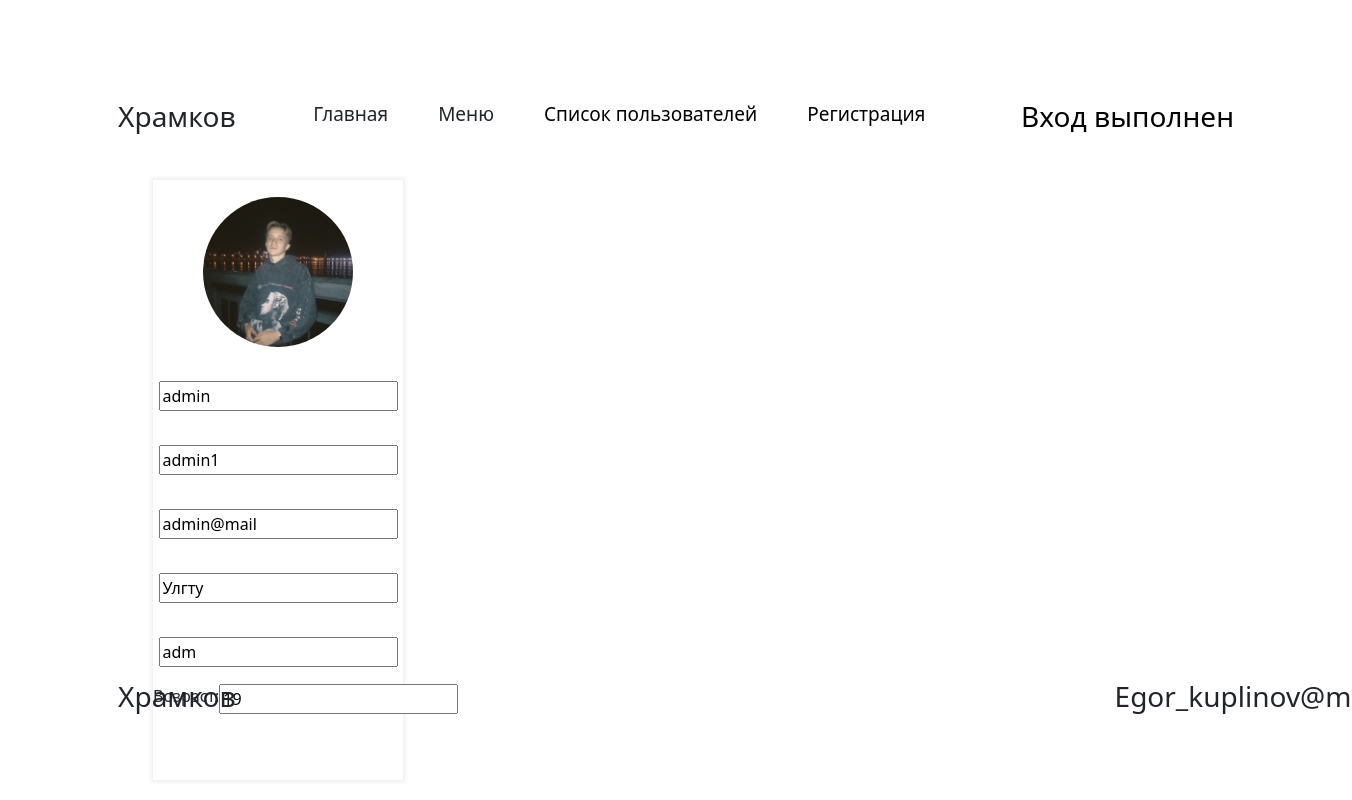
Screenshot of /account/?user=admin@mail (signed in) with the database file from the repository.
### tables this page shows
CREATE TABLE users (
id integer PRIMARY KEY AUTOINCREMENT,
name text NOT NULL,
surname text NOT NULL,
email text NOT NULL,
age integer NOT NULL,
worked text NOT NULL,
post text NOT NULL,
password text NOT NULL,
photo string128 NOT NULL,
role text NOT NULL
);

### ex3.py (the view, shortened to what this page needs)
@app.route('/account/', methods=['POST', 'GET'])
def account():
    is_adm = False
    db = get_db()
    dbase = FDataBase(db)
    form1 = loginform.LoginForm()
    if 'login' in session:
        user = dbase.getUserByEmail(request.args.get('user'))
        if user:
            if(dbase.getUser(session['_user_id'])[9] == 'Админ'):
                is_adm = True
            return render_template('account.html', user=user, id_sess=session['_user_id'], is_adm=is_adm)
        else:
            abort(404)
    else:
        return render_template('auth.html', form=form1)

### loginform.py
class LoginForm(FlaskForm):
    username = StringField('Username', validators=[DataRequired()])
    password = PasswordField('Password', validators=[DataRequired()])

### FDataBase.py (called while the page is built)
    def getUser(self, userId):
        try:
            self.__cur.execute(f"SELECT * FROM users WHERE id = {userId} LIMIT 1")
            res = self.__cur.fetchone()
            if res:
                return res
        except sqlite3.Error as e:
            print("Ошибка получения пользователя из БД "+str(e))
        return(False, False)

    def getUserByEmail(self, email):
        try:
            self.__cur.execute(f"SELECT * FROM users WHERE email = '{email}'")
            res = self.__cur.fetchone()
            if res:
                return res
        except sqlite3.Error as e:
            print("Ошибка получения пользователя из БД "+str(e))
        return(False)

### UserLogin.py (called while the page is built)
    def fromDB(self, user_id, db):
        self.__user = db.getUser(user_id)
        return self

### ex3.py (called while the page is built)
def connect_db():
    conn = sqlite3.connect(app.config['DATABASE'])
    conn.row_factory = sqlite3.Row
    return conn

def get_db():
    if not hasattr(g, 'link_db'):
        g.link_db = connect_db()
    return g.link_db

@login_manager.user_loader
def load_user(user_id):
    db = get_db()
    dbase = FDataBase(db)
    return UserLogin().fromDB(user_id, dbase)

### templates/account.html (shortened to what this page needs)
{% extends 'main.html' %}
{% block body %}
        <form class="for_users2" method="POST">
                        <img src="{{ url_for('static', filename = 'photos/'+user[8]) }}"/>
                        <input type="text" value="{{user[1]}}" name="names" class="edit_text" {% if user[0]|string() != id_sess and is_adm == False %}readonly="True"{% endif %}>
                        <input type="text" value="{{user[2]}}" name="surname" class="edit_text" {% if user[0]|string() != id_sess and is_adm == False %}readonly="True"{% endif %}>
                        <input type="email" value="{{user[3]}}" name="mail" class="edit_text" readonly="True">
                        <input type="text" value="{{user[5]}}" name="work" class="edit_text" {% if user[0]|string() != id_sess and is_adm == False %}readonly="True"{% endif %}>
                        <input type="text" value="{{user[6]}}" name="post" class="edit_text" {% if user[0]|string() != id_sess and is_adm == False %}readonly="True"{% endif %}>
            <div class="input_age">
                        <label>Возраст:</label>
                        <input type="number" value="{{user[4]}}" name="age" class="edit_text" {% if user[0]|string() != id_sess and is_adm == False %}readonly="True"{% endif %}>
            </div>
        </form>
{% endblock %}

### static/css/style.css (style rules this page uses)
body { background-color: #FFFFFF; }
.for_users2 { margin: 0 35px; width: 250px; height: 600px; background-color: white; box-shadow: 0px 0px 4px 2px rgba(0, 0, 0, 0.07); display: flex; flex-direction: column; }
.for_users2 > * { margin: 17px auto; }
.for_users2 img { width: 150px; height: 150px; border-radius: 90px; background-size: cover; }
.input_age { display: flex; margin: 0 auto; }

### rows the page displays
users: photo (picture), names "admin", surname "admin1", mail "admin@mail", work "Улгту", post "adm", age "19"
